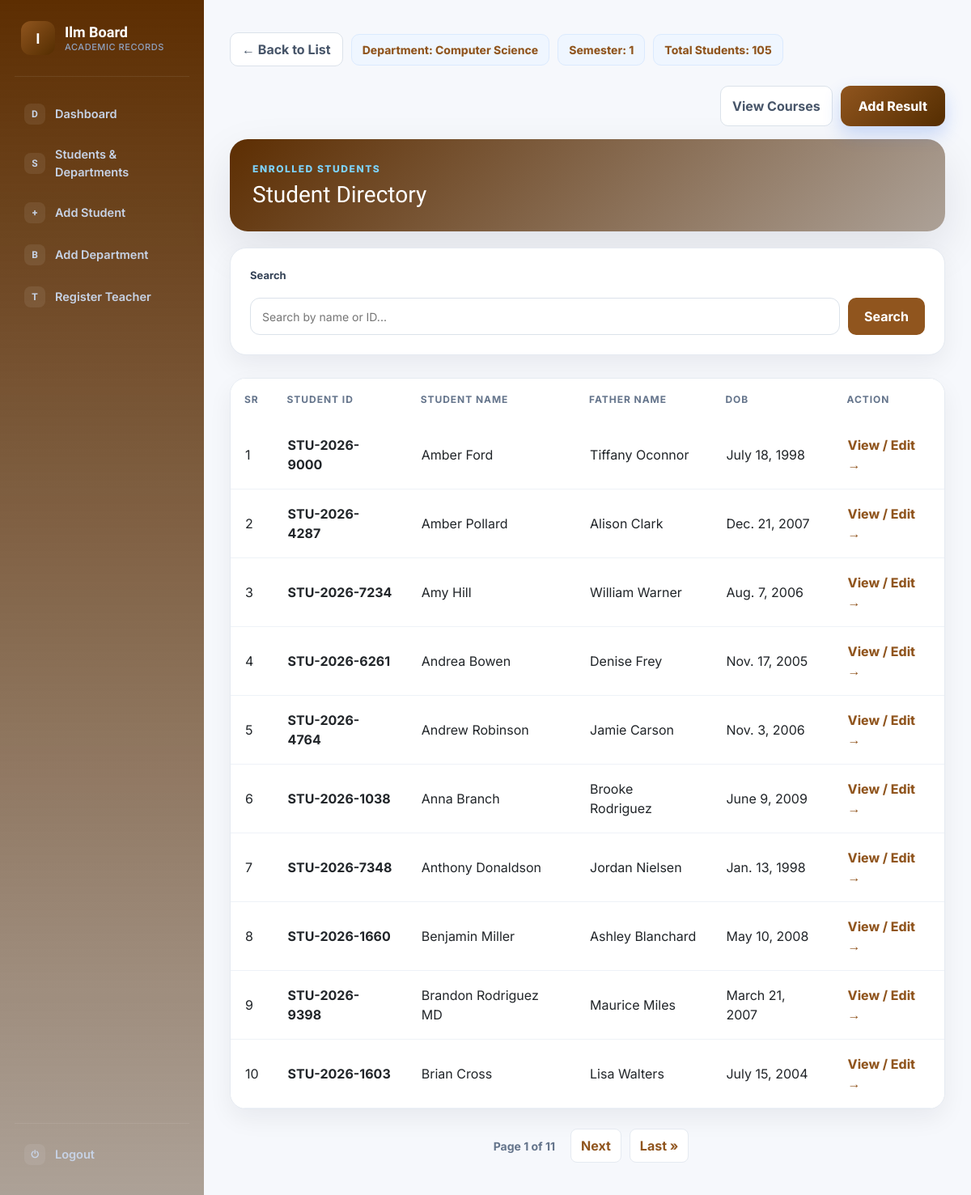
Before: /students/28/ (signed in) with the older database file.
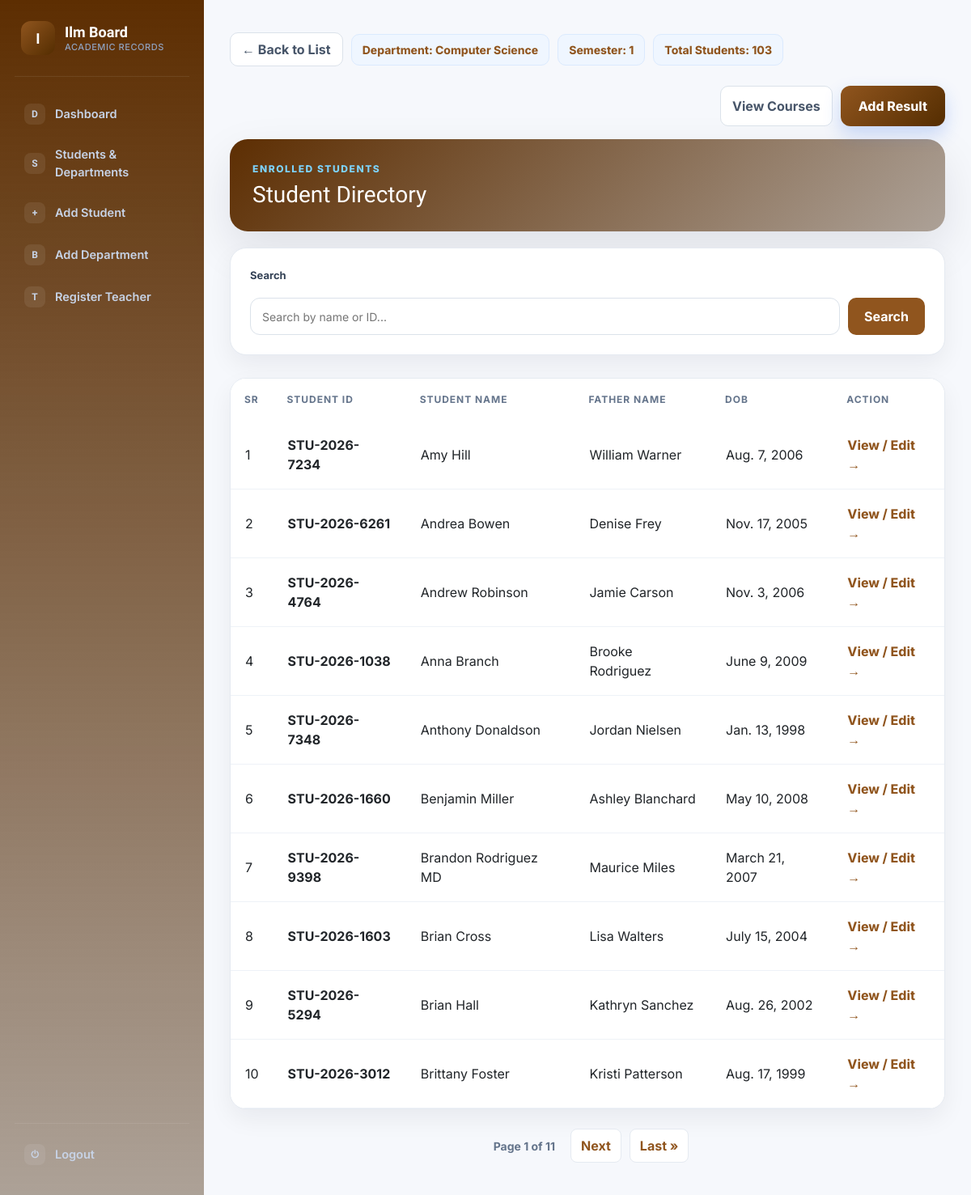
After: the same page with the newer database file.
### studentportal/models.py (models this page shows, shortened)
class Student(models.Model):
    std_id=models.OneToOneField(StudentID, related_name='studentid',on_delete=models.CASCADE,  null=True, blank=True)
    semester=models.ForeignKey(Semester,on_delete=models.CASCADE, related_name='studentsemester', null=True, blank=True)
    std_name = models.CharField(max_length=100)
    std_father_name = models.CharField(max_length=100)
    std_phone = models.IntegerField()
    std_email = models.EmailField(null=True, blank=True)
    std_dob=models.DateField(null=True, blank=True)
    std_age=models.IntegerField(null=True, blank=True)
    std_address = models.TextField()
    std_image = models.ImageField(upload_to='Student_img')
    cgpa=models.FloatField(default=0.0)
    enrolled_courses = models.ManyToManyField(Courses, related_name='enrolled_students', blank=True)
    class Meta:
        ordering = ['std_name']

class StudentID(models.Model):
    student_id = models.CharField(max_length=100)
    def __str__(self) -> str:
        return self.student_id
    class Meta:
        ordering = ['student_id']

### studentportal/views.py (the view, shortened to what this page needs)
# urls.py: path('students/<int:id>/',students,name='students'),
@login_required(login_url='/login/')
def students(request,id):
    queryset=Student.objects.filter(semester__id=id)
    department=Semester.objects.get(id=id)
    totalstudent= queryset.count()
    paginator=Paginator(queryset,10)
    page_number=request.GET.get('page')
    page_obj=paginator.get_page(page_number)
    context={
        'queryset':page_obj,
        'id':id,
        'dept':department,
        'totalstudent':totalstudent
    }
    return render(request,'frontend/students.html', context)

### studentportal/models.py (called while the page is built)
    def __str__(self) -> str:
        return self.depart

### studentportal/templates/frontend/students.html (shortened to what this page needs)
{% extends 'base.html' %}
{% block start %}
<div class="page">
  <div class="wrap">
    <div class="crumb-bar">
      <a href="{% url 'semesters' id=dept.department.id %}" class="back-btn">← Back to List</a>
      <span class="pill">Department: {{dept.department}}</span>
      <span class="pill">Semester: {{dept.semester}}</span>
      <span class="pill">Total Students: {{totalstudent}}</span>
    </div>
    <div class="toolbar">
      <a href="{% url 'view_courses' id=dept.id %}" class="back-btn">View Courses</a>
      <a href="{% url 'add_result' id=dept.id %}" class="btn-main">Add Result</a>
    </div>
    <div class="head">
      <div class="eyebrow">Enrolled Students</div>
      <h1>Student Directory</h1>
    </div>
    <div class="search-card">
      <form class="search-box">
        <label>Search</label>
        <input name="search" type="text" placeholder="Search by name or ID...">
        <button type="submit">Search</button>
      </form>
    </div>
    <div class="table-card">
      <table class="table">
        <thead>
          <tr>
            <th>Sr</th>
            <th>Student ID</th>
            <th>Student Name</th>
            <th>Father Name</th>
            <th>DOB</th>
            <th>Action</th>
          </tr>
        </thead>
        <tbody>
          {% for student in queryset %}
          <tr>
            <td>{{forloop.counter}}</td>
            <td><strong>{{student.std_id}}</strong></td>
            <td>{{student.std_name}}</td>
            <td>{{student.std_father_name}}</td>
            <td>{{student.std_dob}}</td>
            <td><a href="{% url 'studentcard' id=student.id %}" class="action-link">View / Edit →</a></td>
          </tr>
          {% endfor %}
        </tbody>
      </table>
    </div>
    {% if queryset.has_other_pages %}
    <div class="pagination-wrap">
      <nav>
        <ul class="pagination">
          <li class="current-page">Page {{ queryset.number }} of {{ queryset.paginator.num_pages }}</li>
          {% if queryset.has_next %}
          <li><a class="page-link" href="?page={{ queryset.next_page_number }}">Next</a></li>
          <li><a class="page-link" href="?page={{ queryset.paginator.num_pages }}">Last &raquo;</a></li>
          {% endif %}
        </ul>
      </nav>
    </div>
    {% endif %}
  </div>
</div>
{% endblock %}

Changed rows visible on the page:
removed Student: std_id "STU-2026-9000", std_name "Amber Ford", std_father_name "Tiffany Oconnor", std_dob "July 18, 1998"
no longer on this page (row edited): Student: std_id "STU-2026-4287", std_name "Amber Pollard", std_father_name "Alison Clark", std_dob "Dec. 21, 2007"
now on this page (row unchanged): Student: std_id "STU-2026-5294", std_name "Brian Hall", std_father_name "Kathryn Sanchez", std_dob "Aug. 26, 2002"
now on this page (row unchanged): Student: std_id "STU-2026-3012", std_name "Brittany Foster", std_father_name "Kristi Patterson", std_dob "Aug. 17, 1999"
Other visible differences:
{{ totalstudent }}: "105" → "103"
